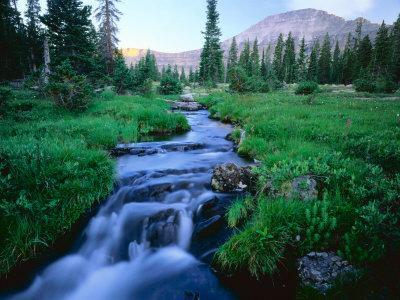
//> input picture Resources/Greenery.jpg, 400 x 300 px
$ ./E2 ../Resources/Greenery.jpg   (built with g++ and OpenCV 4)
//> lines starting //> are read from the running program, lines starting //| are printed output that depends on the picture; after the words box and inside, x2 and y2 are one past the last pixel; in counts of white or black regions, pixels touching at a corner belong together
#include <opencv2/opencv.hpp>
#include <stdio.h>
#include <iostream>


int main(int argc, char** argv){
    //std::string path = "../Resources/Greenery.jpg";
    cv::Mat img(100,100,CV_8U,cv::Scalar(0.0,0.0,0.0)), smooth;
    cv::Size three(3,3), five(5,5), nine(9,9), eleven(11,11);

    img.at<uchar>(img.rows/2, img.cols/2) = 255;

    if (argc >1){
        cv::Mat img = cv::imread(argv[1],-1);
//> img is the input picture: 300 rows x 400 cols, CV_8UC3; mean B, G, R 93.3, 95, 58
}

    cv::namedWindow("img", cv::WINDOW_AUTOSIZE);
    cv::namedWindow("smooth", cv::WINDOW_AUTOSIZE);
    if( img.empty()) {
        //img = cv::imread(path, cv::IMREAD_COLOR);
        if( img.empty()) {
            std::cout << "No image provided";
            return -1;
        }
    }

    // Do image processing here
    cv::GaussianBlur(img,smooth,five,1.0,1.0);
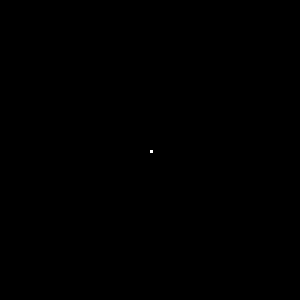
//> img: 100 rows x 100 cols, CV_8UC1 (shown 3 times larger); 0.01% white in thin lines or dots, all inside (x1, y1, x2, y2) = (50, 50, 51, 51)
    cv::GaussianBlur(smooth,smooth,five,1.0,1.0);
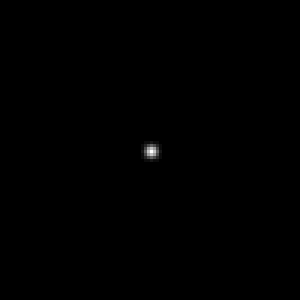
//> smooth: 100 rows x 100 cols, CV_8UC1 (shown 3 times larger); min 0, max 21, mean 0; drawn with min black and max white


    cv::imshow("img",img);
    cv::imshow("smooth",smooth);
    cv::waitKey(0);
    cv::destroyWindow("img");
    return 0;

}
